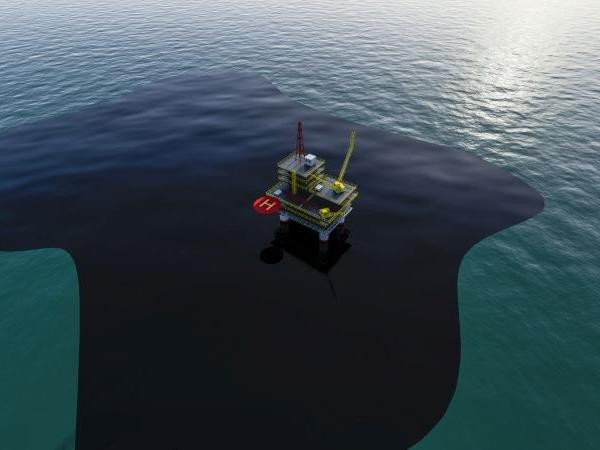
#> input picture oil_dedect/oil0.jpg, 600 x 450 px
$ python -i new.py   (imports and definitions only)
#> lines starting #> are read from the running program, lines starting #| are printed output that depends on the picture; after the words box and inside, x2 and y2 are one past the last pixel; in counts of white or black regions, pixels touching at a corner belong together
#> further down, picture is the input picture: shape (450, 600, 3); mean B, G, R 86, 77.8, 63.4
import cv2
import numpy as np

def detect_water_regions(frame):
    # Convert frame to HSV color space
    hsv_image = cv2.cvtColor(frame, cv2.COLOR_BGR2HSV)

    # Define lower and upper bounds for water color in HSV
    lower_water_hue = 20
    upper_water_hue = 40
    lower_water_saturation = 50
    upper_water_saturation = 100
    lower_water_value = 50
    upper_water_value = 100

    # Create a mask for water regions
    water_mask = cv2.inRange(hsv_image,
                            (lower_water_hue, lower_water_saturation, lower_water_value),
                            (upper_water_hue, upper_water_saturation, upper_water_value))

    # Apply morphological operations to refine water regions
    kernel = np.ones((3, 3), np.uint8)
    opened_water_mask = cv2.morphologyEx(water_mask, cv2.MORPH_OPEN, kernel, iterations=2)
    closed_water_mask = cv2.morphologyEx(opened_water_mask, cv2.MORPH_CLOSE, kernel, iterations=2)

    # Identify connected components as water regions
    contours, _ = cv2.findContours(closed_water_mask, cv2.RETR_EXTERNAL, cv2.CHAIN_APPROX_SIMPLE)

    # Analyze contours to filter out noise and generate bounding boxes
    water_regions = []
    for contour in contours:
        area = cv2.contourArea(contour)
        if area > 500:  # Filter out small contours (noise)
            x, y, w, h = cv2.boundingRect(contour)
            water_regions.append((x, y, x + w, y + h))

    # Return the detected water regions as bounding boxes
    return water_regions

# Define the missing function to detect oil spills within a region of interest (ROI)
def detect_oil_spills_on_frame(frame):
    # Convert frame to grayscale
    grayscale_image = cv2.cvtColor(frame, cv2.COLOR_BGR2GRAY)
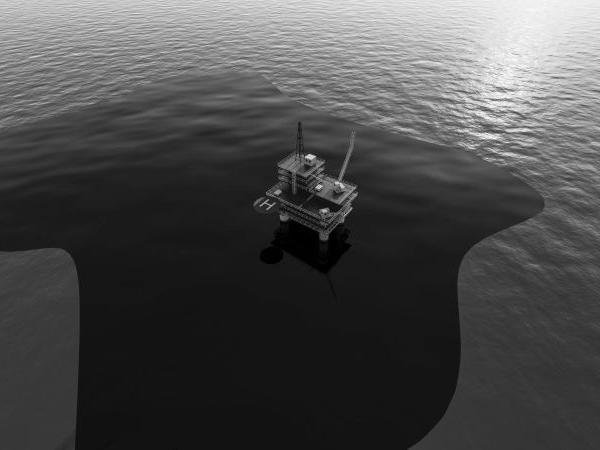
#> grayscale_image: shape (450, 600); min 0, max 255, mean 74.5

    # Apply histogram equalization to enhance contrast
    equalized_image = cv2.equalizeHist(grayscale_image)
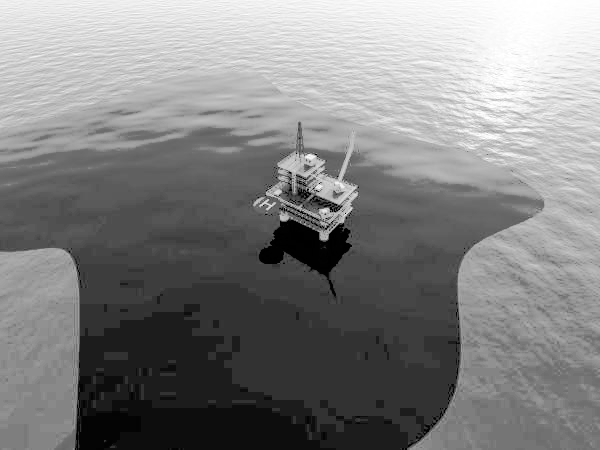
#> equalized_image: shape (450, 600); min 0, max 255, mean 129.7

    # Apply Otsu's thresholding to segment oil regions
    _, thresholded_image = cv2.threshold(equalized_image, 0, 255, cv2.THRESH_BINARY + cv2.THRESH_OTSU)
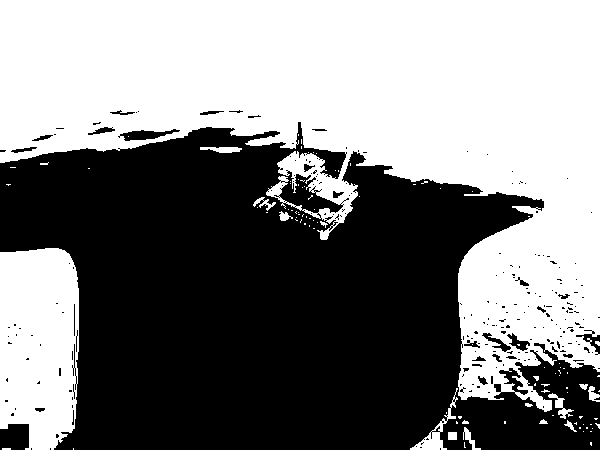
#> thresholded_image: shape (450, 600); 50.6% white; 221 black regions (193 under 20 px), largest, box (x1, y1, x2, y2) and area: (0, 122, 600, 450) 130213, (0, 424, 29, 450) 688, (118, 129, 180, 141) 365

    # Apply morphological operations to refine oil regions
    kernel = np.ones((3, 3), np.uint8)
    eroded_image = cv2.erode(thresholded_image, kernel, iterations=2)
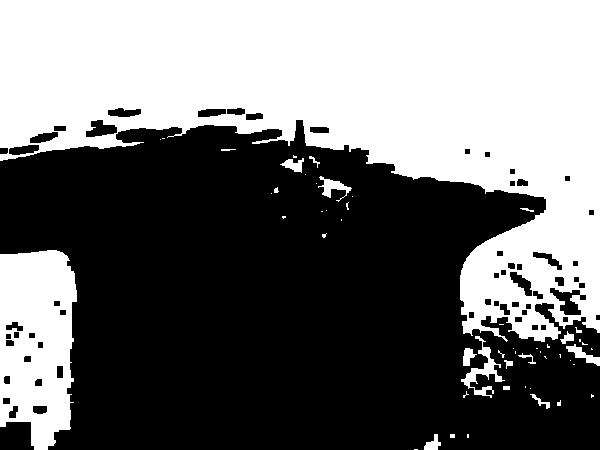
#> eroded_image: shape (450, 600); 44.8% white; 53 white regions (34 under 20 px), largest, box (x1, y1, x2, y2) and area: (0, 0, 600, 342) 106342, (0, 250, 77, 450) 12206, (461, 336, 505, 398) 691
    dilated_image = cv2.dilate(eroded_image, kernel, iterations=2)
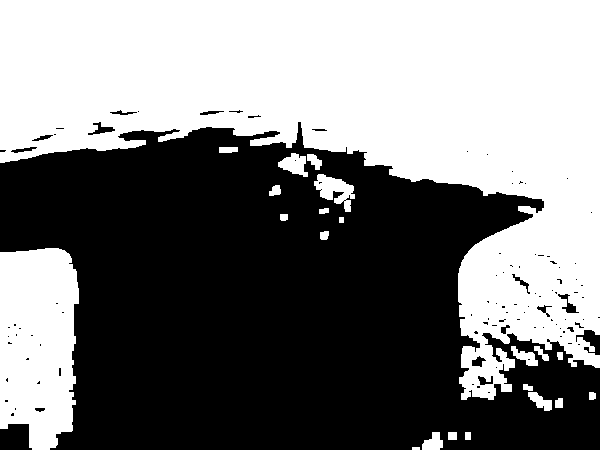
#> dilated_image: shape (450, 600); 49% white; 22 white regions

    # Identify connected components as oil spills
    contours, _ = cv2.findContours(dilated_image, cv2.RETR_EXTERNAL, cv2.CHAIN_APPROX_SIMPLE)
#> contours = 22 contours, 1 with area under 20; largest, box (x1, y1, x2, y2) and area: (0, 0, 600, 400) 115290, (0, 248, 79, 450) 13508, (314, 174, 355, 212) 704, (278, 153, 308, 177) 382, (422, 432, 443, 450) 229

    # Analyze contours to filter out noise and generate bounding boxes
    oil_spills = []
    for contour in contours:
        area = cv2.contourArea(contour)
        if area > 100:  # Filter out small contours (noise)
            x, y, w, h = cv2.boundingRect(contour)
            oil_spills.append((x, y, w, h))
#> this loop made 22 passes
#> (area, x, y, w, h) on passes 4, 7, 11, 12, 18, 19, 20, 22: (229, 422, 432, 21, 18), (208.5, 528, 392, 24, 19), (218, 511, 346, 27, 20), (13508.5, 0, 248, 79, 202), (704, 314, 174, 41, 38), (117.5, 307, 154, 15, 16), (382, 278, 153, 30, 24), (115290.5, 0, 0, 600, 400)
#> area on passes 5, 6, 8, 9, 10, 13: 57.5, 39, 40, 32.5, 73.5, 56
#> after the loop, oil_spills = [(422, 432, 21, 18), (528, 392, 24, 19), (511, 346, 27, 20), (0, 248, 79, 202), (314, 174, 41, 38), (307, 154, 15, 16), (278, 153, 30, 24), (0, 0, 600, 400)]

    # Return the detected oil spills as bounding boxes
    return oil_spills

# Define the missing function to analyze the texture and color characteristics of an oil spill to determine its likelihood of being on the surface
def analyze_oil_spill(oil_spill):
    # Extract the oil spill region from the frame
    x, y, w, h = oil_spill

    # Analyze the texture and color characteristics of the oil spill region
    # to determine its likelihood of being on the surface
    # This may involve image processing techniques like edge detection, color segmentation, or texture analysis

    # Return a confidence score representing the likelihood of the oil spill being on the surface
    # A higher confidence score indicates a higher likelihood


>>> import cv2
>>> picture = cv2.imread('oil0.jpg')
>>> result = detect_oil_spills_on_frame(picture)
#> result has the same summary as oil_spills in detect_oil_spills_on_frame

$ run again, on oil_dedect/oil1.jpg
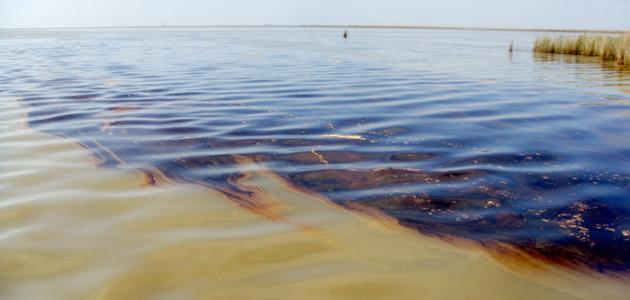
#> input picture oil_dedect/oil1.jpg, 630 x 300 px
#> picture is the input picture: shape (300, 630, 3); mean B, G, R 153.2, 151.1, 148.5
#> in detect_oil_spills_on_frame, `_, thresholded_image = cv2.threshold(equalized_image, 0, 255, cv2.THRE..`:
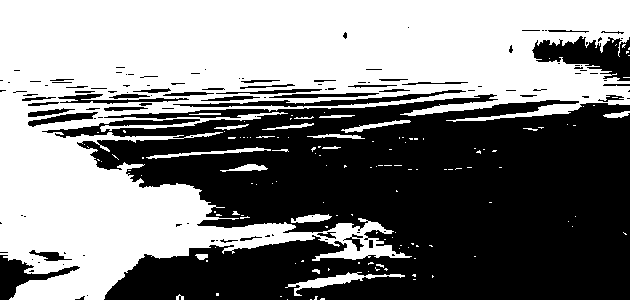
#> thresholded_image: shape (300, 630); 50.4% white; 124 black regions (81 under 20 px), largest, box (x1, y1, x2, y2) and area: (42, 94, 630, 300) 84685, (532, 36, 630, 81) 2384, (0, 255, 80, 300) 1186
#> eroded_image: shape (300, 630); 39.7% white; 45 white regions (28 under 20 px), largest, box (x1, y1, x2, y2) and area: (0, 0, 630, 300) 73337, (330, 242, 390, 257) 295, (36, 262, 61, 272) 178
#> in detect_oil_spills_on_frame, `dilated_image = cv2.dilate(eroded_image, kernel, iterations=2)`:
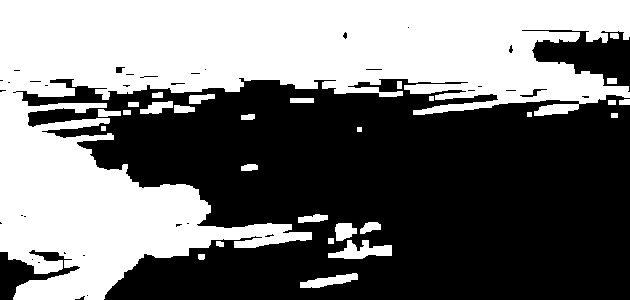
#> dilated_image: shape (300, 630); 45.8% white; 29 white regions
#> contours = 29 contours, 4 with area under 20; largest, box (x1, y1, x2, y2) and area: (0, 0, 630, 300) 81203, (328, 240, 392, 259) 591, (300, 273, 358, 288) 390, (335, 223, 357, 241) 262, (140, 101, 173, 114) 218
#> the loop in detect_oil_spills_on_frame, `for contour in contours:` made 29 passes
#> (area, x, y, w, h) on passes 1, 4, 6, 7, 8, 16, 17, 19: (390, 300, 273, 58, 15), (591, 328, 240, 64, 19), (261.5, 335, 223, 22, 18), (140.5, 360, 222, 21, 12), (152, 298, 214, 30, 9), (109.5, 98, 109, 23, 8), (114.5, 174, 105, 21, 8), (218.5, 140, 101, 33, 13)
#> after the loop in detect_oil_spills_on_frame, `for contour in contours:`: oil_spills = [(300, 273, 58, 15), (328, 240, 64, 19), (335, 223, 22, 18), (360, 222, 21, 12), (298, 214, 30, 9), (98, 109, 23, 8), (174, 105, 21, 8), (140, 101, 33, 13), (189, 94, 26, 10), (0, 0, 630, 300)]
#> result has the same summary as oil_spills in detect_oil_spills_on_frame

$ run again, on oil_dedect/oil10.jpg
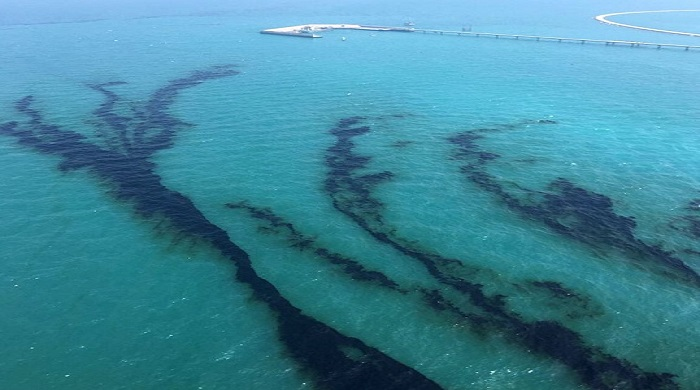
#> input picture oil_dedect/oil10.jpg, 700 x 390 px
#> picture is the input picture: shape (390, 700, 3); mean B, G, R 154, 134.6, 63.3
#> in detect_oil_spills_on_frame, `_, thresholded_image = cv2.threshold(equalized_image, 0, 255, cv2.THRE..`:
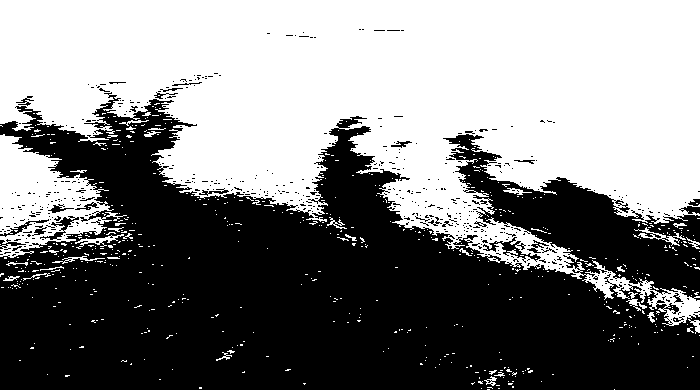
#> thresholded_image: shape (390, 700); 50.3% white; 524 black regions (497 under 20 px), largest, box (x1, y1, x2, y2) and area: (0, 92, 700, 390) 132138, (483, 237, 541, 263) 358, (40, 216, 79, 240) 227
#> eroded_image: shape (390, 700); 41.3% white; 58 white regions (44 under 20 px), largest, box (x1, y1, x2, y2) and area: (0, 0, 700, 221) 109075, (0, 137, 84, 227) 3017, (681, 300, 700, 314) 136
#> in detect_oil_spills_on_frame, `dilated_image = cv2.dilate(eroded_image, kernel, iterations=2)`:
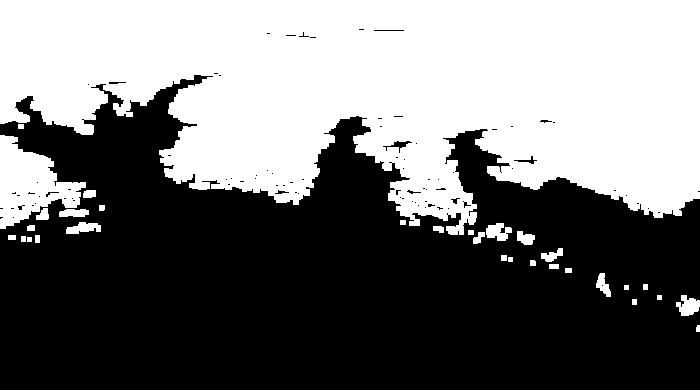
#> dilated_image: shape (390, 700); 45.4% white; 32 white regions
#> contours = 32 contours, 5 with area under 20; largest, box (x1, y1, x2, y2) and area: (0, 0, 700, 235) 115828, (0, 135, 86, 229) 4123, (676, 295, 700, 316) 285, (486, 223, 512, 241) 258, (66, 222, 101, 234) 234
#> the loop in detect_oil_spills_on_frame, `for contour in contours:` made 32 passes
#> (area, x, y, w, h) on passes 3, 7, 13, 19, 23, 24, 26, 30: (285, 676, 295, 24, 21), (163.5, 596, 273, 15, 24), (134, 541, 248, 22, 14), (151, 517, 231, 18, 14), (258.5, 486, 223, 26, 18), (234, 66, 222, 35, 12), (171.5, 59, 209, 30, 8), (4123, 0, 135, 86, 94)
#> after the loop in detect_oil_spills_on_frame, `for contour in contours:`: oil_spills = [(676, 295, 24, 21), (596, 273, 15, 24), (541, 248, 22, 14), (517, 231, 18, 14), (486, 223, 26, 18), (66, 222, 35, 12), (59, 209, 30, 8), (0, 135, 86, 94), (0, 0, 700, 235)]
#> result has the same summary as oil_spills in detect_oil_spills_on_frame
